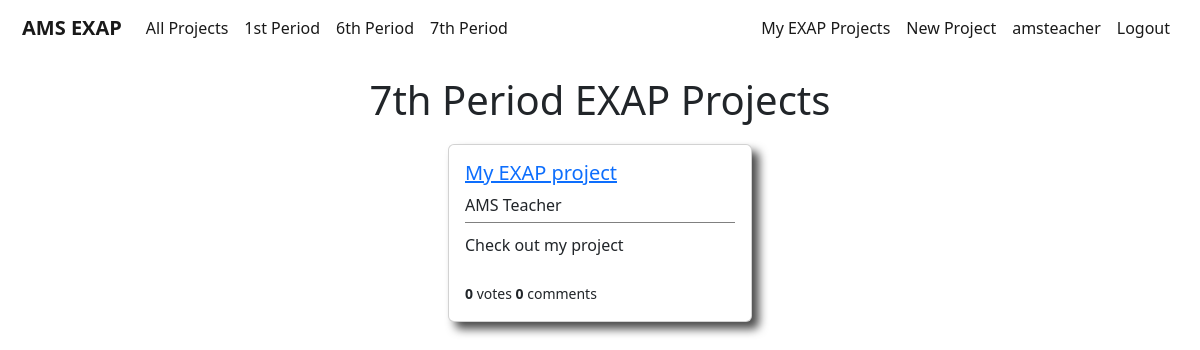
The page /users/seventhperiodprojects/ (signed in) on the database as committed earlier.
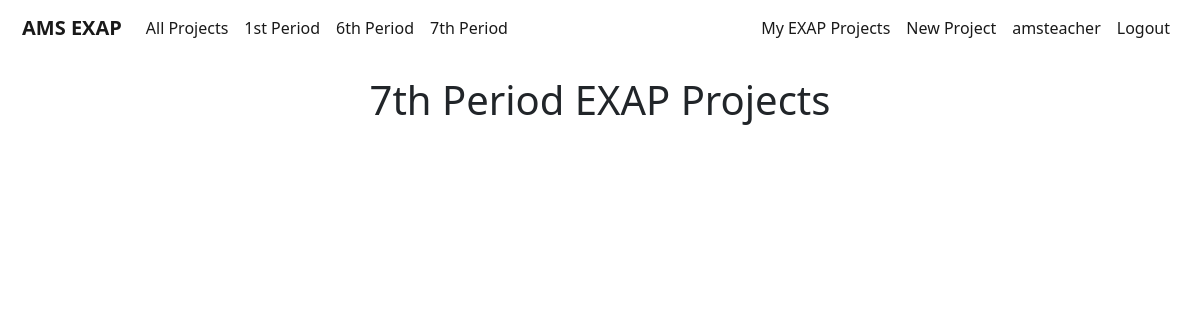
The same page on the database as committed later.
### users/models.py (models this page shows, shortened)
class Project(models.Model):
    student = models.ForeignKey(User,on_delete=models.CASCADE)
    period = models.IntegerField(choices=periods,default=1)
    liked = models.ManyToManyField(User,default=None,blank=True,related_name='likes')
    title = models.CharField(max_length=50,default='My EXAP project')
    blurb = models.CharField(max_length=100,default='Check out my project')
    description = models.TextField(default="I haven't written my project description yet, but trust me it will be awesome!")
    video = models.CharField(max_length=1000,blank=True)
    photo = models.ImageField(default=None,blank=True,upload_to='project_pics')

### users/views.py (the view)
# urls.py: path('seventhperiodprojects/',SeventhPeriodProjectListView.as_view(),name='users-seventhperiodprojects'),
class SeventhPeriodProjectListView(LoginRequiredMixin,ListView):
    model = Project
    template_name = 'users/seventhperiodprojects.html'
    context_object_name = 'projects'
    def get_queryset(self):
        projects = Project.objects.filter(period=7)
        return projects

### users/templates/users/seventhperiodprojects.html (shortened to what this page needs)
{% extends 'main/base.html' %}
{% block content %}
<div class='page-title'>
    <h1>7th Period EXAP Projects</h1>
</div>
{% if user.is_authenticated %}
    <div class='container'>
        {% for project in projects %}
            <div class="card project-card" style="width: 19rem;">
                <div class="card-body project-card-body">
                    <h5><a class="article-title" href="{% url 'project-details' project.pk %}">{{ project.title }}</a></h5>
                    <h8 class="card-title project-card-student">{{ project.student.first_name }} {{ project.student.last_name }}</h8>
                    <div class='project-card-blurb'>
                        <p class="card-text project-card-text">{{ project.blurb }}</p>
                    </div>
                    <br>
                    <small><b>{{ project.liked.all.count }}</b> votes <b>{{ project.comments.all.count }}</b> comments</small>
                </div>
            </div>
        {% endfor %}
    </div>
{% endif %}
{% endblock content %}

### main/templates/main/base.html (shortened to what this page needs)
{% load static %}
<!doctype html>
<html lang="en">
<head>
    <link href="https://cdn.jsdelivr.net/npm/bootstrap@5.2.0-beta1/dist/css/bootstrap.min.css" rel="stylesheet"
>
    <link rel="stylesheet" type="text/css" href="{% static 'main/main.css' %}">
</head>
<body>
    <nav class="navbar navbar-expand-md navbar-light">
        <div class="container-fluid">
            <a class="navbar-brand" href="{% url 'main-home' %}"><b>AMS EXAP</b></a>
            <div class="collapse navbar-collapse" id="navbarSupportedContent">
                <ul class="navbar-nav me-auto mb-2 mb-lg-0">
                    {% if user.is_authenticated %}
                    <li class="nav-item">
                        <a class="nav-link active" href="{% url 'users-studentprojects' %}">All Projects</a>
                    </li>
                    <li class="nav-item">
                        <a class="nav-link active" href="{% url 'users-firstperiodprojects' %}">1st Period</a>
                    </li>
                    <li class="nav-item">
                        <a class="nav-link active" href="{% url 'users-sixthperiodprojects' %}">6th Period</a>
                    </li>
                    <li class="nav-item">
                        <a class="nav-link active" href="{% url 'users-seventhperiodprojects' %}">7th Period</a>
                    </li>
                    {% endif %}
                </ul>
            </div>
            <div class='navbar-nav'>
                {% if user.is_authenticated %}
                <a class="nav-link active" aria-current="page" href="{% url 'users-myprojects' user.id %}">My EXAP
                    Projects</a>
                <a class="nav-link active" aria-current="page" href="{% url 'create-project' %}">New Project</a>
                <a class="nav-link active" aria-current="page" href="{% url 'users-profile' %}">{{ user.username }}</a>
                <a class="nav-link active" aria-current="page" href="{% url 'users-logout' %}">Logout</a>
                {% else %}
                <a class="nav-link active" aria-current="page" href="{% url 'users-login' %}">Login</a>
                <a class="nav-link active" aria-current="page" href="{% url 'users-register' %}">Register</a>
                {% endif %}
            </div>
        </div>
    </nav>
    <main role="main" class='page-content'>
        {% block content %}
        {% endblock %}
    </main>
    <br><br><br><br>
</body>
</html>

### main/static/main/main.css (style rules this page uses)
body { background-color:white; }
.navbar { background-color:white; padding-left:10px; padding-right:10px; margin-bottom:20px; }
.page-content { margin-left:20px; margin-right:20px; }
.page-title { margin-bottom:20px; text-align:center; }

Rows that differ between the two databases and show on the page:
removed Project: title "My EXAP project", student.first_name "AMS", student.last_name "Teacher", blurb "Check out my project", liked.all.count "0", comments.all.count "0"
